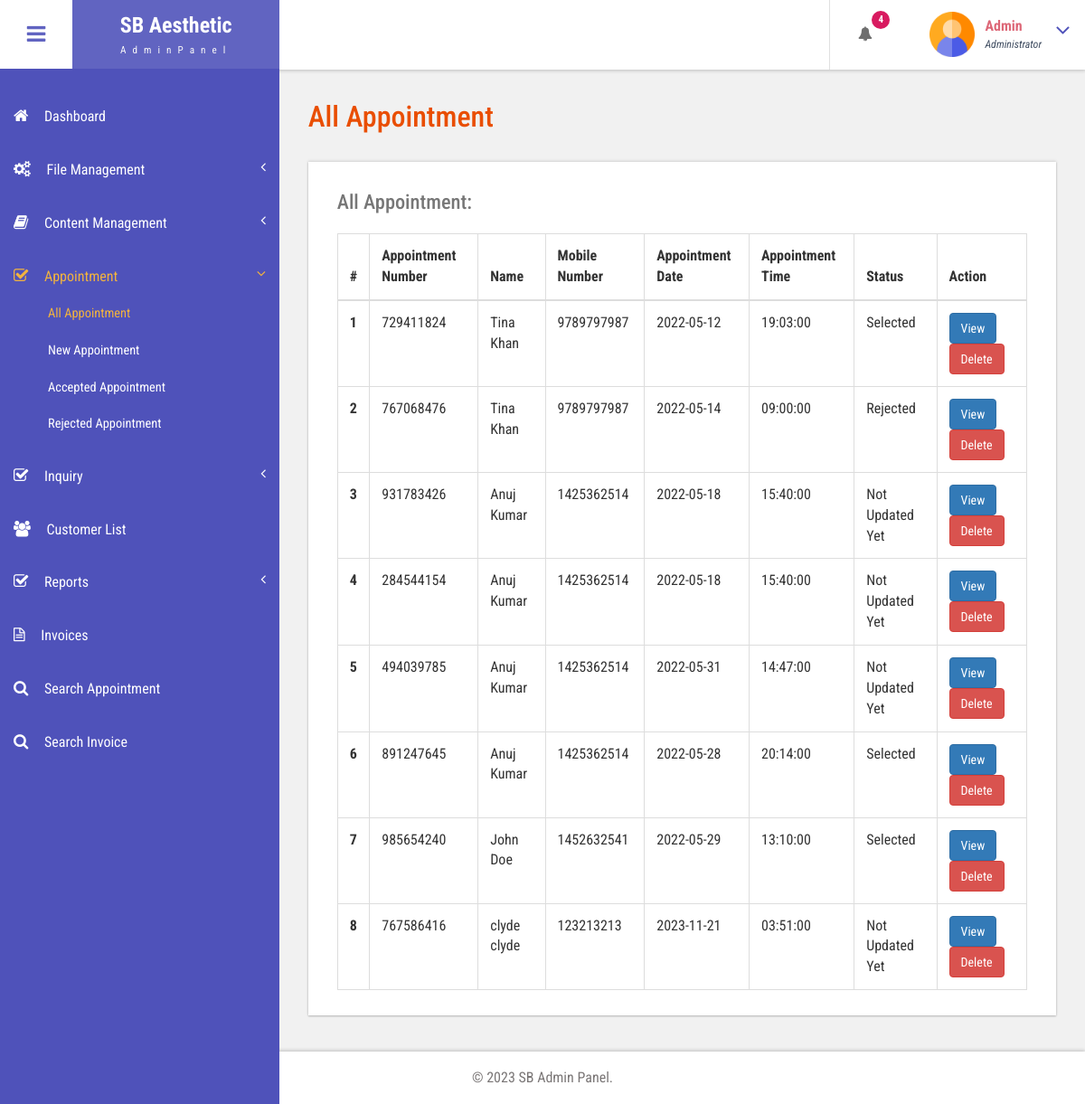
Page /admin/all-appointment.php (signed in) on the committed database.
### tables this page shows
CREATE TABLE `tblbook` (
  `ID` int(10) NOT NULL,
  `UserID` int(10) DEFAULT NULL,
  `AptNumber` int(10) DEFAULT NULL,
  `AptDate` date DEFAULT NULL,
  `AptTime` time DEFAULT NULL,
  `Message` mediumtext DEFAULT NULL,
  `BookingDate` timestamp NULL DEFAULT current_timestamp(),
  `Remark` varchar(250) DEFAULT NULL,
  `Status` varchar(250) DEFAULT NULL,
  `RemarkDate` timestamp NULL DEFAULT NULL ON UPDATE current_timestamp()
);

CREATE TABLE `tbluser` (
  `ID` int(10) NOT NULL,
  `FirstName` varchar(120) DEFAULT NULL,
  `LastName` varchar(250) DEFAULT NULL,
  `MobileNumber` bigint(10) DEFAULT NULL,
  `Email` varchar(120) DEFAULT NULL,
  `Password` varchar(120) DEFAULT NULL,
  `RegDate` timestamp NULL DEFAULT current_timestamp(),
  `status` varchar(255) NOT NULL
);

### admin/all-appointment.php (the view, shortened to what this page needs)
<?php
include('includes/dbconnection.php');
if (strlen($_SESSION['bpmsaid']==0)) {
  header('location:logout.php');
  } else{
  ?>
<!DOCTYPE HTML>
<html>
<head>
<link href="css/bootstrap.css" rel='stylesheet' type='text/css' />
<link href="css/style.css" rel='stylesheet' type='text/css' />
<link href="css/font-awesome.css" rel="stylesheet">
<link href="css/animate.css" rel="stylesheet" type="text/css" media="all">
<link href="css/custom.css" rel="stylesheet">
</head>
<body class="cbp-spmenu-push">
	<div class="main-content">
		 <?php include_once('includes/sidebar.php');?>
		 <?php include_once('includes/header.php');?>
		<div id="page-wrapper">
			<div class="main-page">
				<div class="tables">
					<h3 class="title1">All Appointment</h3>
					<div class="table-responsive bs-example widget-shadow">
						<h4>All Appointment:</h4>
						<table class="table table-bordered"> <thead> <tr> <th>#</th>
							<th> Appointment Number</th>
							<th>Name</th><th>Mobile Number</th>
							<th>Appointment Date</th>
							<th>Appointment Time</th>
							<th>Status</th>
							<th>Action</th> </tr> </thead> <tbody>
<?php
$ret=mysqli_query($con,"select tbluser.FirstName,tbluser.LastName,tbluser.Email,tbluser.MobileNumber,tblbook.ID as bid,tblbook.AptNumber,tblbook.AptDate,tblbook.AptTime,tblbook.Message,tblbook.BookingDate,tblbook.Status from tblbook join tbluser on tbluser.ID=tblbook.UserID");
$cnt=1;
while ($row=mysqli_fetch_array($ret)) {
?>
						 <tr> <th scope="row"><?php echo $cnt;?></th>
						 	<td><?php  echo $row['AptNumber'];?></td>
						 	<td><?php  echo $row['FirstName'];?> <?php  echo $row['LastName'];?></td>
						 	<td><?php  echo $row['MobileNumber'];?></td>
						 	<td><?php  echo $row['AptDate'];?></td>
						 	<td><?php  echo $row['AptTime'];?></td>
						 	<?php if($row['Status']==""){ ?>
                     <td class="font-w600"><?php echo "Not Updated Yet"; ?></td>
                     <?php } else { ?>
                      <td><?php  echo $row['Status'];?></td><?php } ?>
                                       <td><a href="view-appointment.php?viewid=<?php echo $row['bid'];?>" class="btn btn-primary">View</a>
<a href="all-appointment.php?delid=<?php echo $row['bid'];?>" class="btn btn-danger" onClick="return confirm('Are you sure you want to delete?')">Delete</a>
                                       	</td> </tr>   <?php
$cnt=$cnt+1;
}?></tbody> </table>
					</div>
				</div>
			</div>
		</div>
		 <?php include_once('includes/footer.php');?>
	</div>
</body>
</html>
<?php }  ?>

### admin/includes/header.php (shortened to what this page needs)
<div class="sticky-header header-section ">
      <div class="header-left">
        <button id="showLeftPush"><i class="fa fa-bars"></i></button>
        <div class="logo">
          <a href="index.html">
            <h1>SB Aesthetic</h1>
            <span>AdminPanel</span>
          </a>
        </div>
      </div>
      <div class="header-right">
        <div class="profile_details_left">
          <ul class="nofitications-dropdown">
            <?php
$ret1=mysqli_query($con,"select tbluser.FirstName,tbluser.LastName,tblbook.ID as bid,tblbook.AptNumber from tblbook join tbluser on tbluser.ID=tblbook.UserID where tblbook.Status is null");
$num=mysqli_num_rows($ret1);
?>
            <li class="dropdown head-dpdn">
              <a href="#" class="dropdown-toggle" data-toggle="dropdown" aria-expanded="false"><i class="fa fa-bell"></i><span class="badge blue"><?php echo $num;?></span></a>
            </li>
          </ul>
          <div class="clearfix"> </div>
        </div>
        <div class="profile_details">
        <?php
$adid=$_SESSION['bpmsaid'];
$ret=mysqli_query($con,"select AdminName from tbladmin where ID='$adid'");
$row=mysqli_fetch_array($ret);
$name=$row['AdminName'];
?>
          <ul>
            <li class="dropdown profile_details_drop">
              <a href="#" class="dropdown-toggle" data-toggle="dropdown" aria-expanded="false">
                <div class="profile_img">
                  <span class="prfil-img"><img src="images/admin.png" alt="" width="50" height="50"> </span>
                  <div class="user-name">
                    <p><?php echo $name; ?></p>
                    <span>Administrator</span>
                  </div>
                  <i class="fa fa-angle-down lnr"></i>
                  <div class="clearfix"></div>
                </div>
              </a>
            </li>
          </ul>
        </div>
      </div>
      <div class="clearfix"> </div>
    </div>

### admin/css/style.css (style rules this page uses)
h4, h5, h6, h1, h2, h3 { margin: 0; }
ul, ol { margin: 0; }
p { margin: 0; }
html, body { font-family: 'Roboto Condensed', sans-serif; font-size: 100%; overflow-x: hidden; background: #fff; }
body a { transition: 0.5s all ease; -webkit-transition: 0.5s all ease; -moz-transition: 0.5s all ease; -o-transition: 0.5s all ease; -ms-transition: 0.5s all ease; text-decoration:none; }
h1,h2,h3,h4,h5,h6 { margin:0; }
p { margin:0; }
ul,label { margin:0; padding:0; }
.main-content { position: relative; }
.sticky-header { position: fixed; top: 0; left:0px; width: 100%; z-index: 100; }
.header-section { background:#FFF; box-shadow: 1px 1px 4px rgba(0, 0, 0, 0.21); -webkit-box-shadow: 1px 1px 4px rgba(0, 0, 0, 0.21); -moz-box-shadow: 1px 1px 4px rgba(0, 0, 0, 0.21); -o-box-shadow: 1px 1px 4px rgba(0, 0, 0, 0.21); }
.header-section::after { clear: both; display: block; content: ''; }
.header-left { float: left; width: 45%; }
.header-right { float: right; }
button#showLeftPush { font-size: 1.5em; width: 80px; padding: 0.87em 0; text-align: center; cursor: pointer; float: left; color: #6F6F6F; -moz-transition: all 0.2s ease-out 0s; -webkit-transition: all 0.2s ease-out 0s; transition: all 0.2s ease-out 0s; border: none; background-color: #fff; outline:none; }
.cbp-spmenu-push { overflow-x: hidden; position: relative; }
.cbp-spmenu, .cbp-spmenu-push { -webkit-transition: all 0.3s ease; -moz-transition: all 0.3s ease; transition: all 0.3s ease; }
.cbp-spmenu-push div#page-wrapper { margin: 0 0 0 19.3em; transition:.5s all; -webkit-transition:.5s all; -moz-transition:.5s all; }
.fa { display: inline-block; font-family: FontAwesome; font-style: normal; font-weight: normal; line-height: 1; -webkit-font-smoothing: antialiased; -moz-osx-font-smoothing: grayscale; }
.logo { background: #6164C1; text-align: center; float: left; }
.logo a { padding: 0.9em 3.3em .7em; display: block; text-decoration: none; }
.logo a h1 { color: #fff; font-size: 1.5em; line-height: 1.2em; font-weight: 700; }
.logo a span { color: #F8F8F8; font-size: .7em; text-align: center; letter-spacing: 7px; }
.profile_details_left { float: left; }
li.dropdown.head-dpdn { display: inline-block; padding: 1.7em 0; border-left: 1px solid #E0E0E0; float: left; }
li.dropdown.head-dpdn a.dropdown-toggle { padding: 1.7em 2em; }
i.fa.fa-bell { color:#6F6F6F; }
.header-right span.badge { font-size: 11px; font-weight: bold; color: #FFF; background: #8BC34A; line-height: 15px; width: 20px; height: 20px; border-radius: 2em; -webkit-border-radius: 2em; -moz-border-radius: 2em; -o-border-radius: 2em; text-align: center; display: inline-block; position: absolute; top: 16%; padding: 2px 0 0; }
.header-right span.blue { background-color:#D81B60; }
.profile_details { float: right; }
.profile_details_drop a.dropdown-toggle { display:block; padding: 0.8em 3em 0 2em; }
.profile_img span.prfil-img { float:left; }
.user-name { float:left; margin-top:8px; margin-left:11px; height:35px; }
.profile_details ul li { list-style-type:none; position:relative; }
.profile_details li a i.fa.lnr { position: absolute; top: 34%; right: 8%; color: #4F52BA; font-size: 1.6em; }
.user-name p { font-size:1em; color:#DD6777; line-height:1em; font-weight:700; }
.user-name span { font-size: .75em; font-style: italic; color: #424f63; font-weight: normal; margin-top: .3em; }
.widget-shadow { background-color: #fff; box-shadow: 0 -1px 3px rgba(0,0,0,.12),0 1px 2px rgba(0,0,0,.24); -webkit-box-shadow: 0 -1px 3px rgba(0,0,0,.12),0 1px 2px rgba(0,0,0,.24); -moz-box-shadow: 0 -1px 3px rgba(0,0,0,.12),0 1px 2px rgba(0,0,0,.24); }
h3.title1 { font-size: 2em; color: #e94e02; margin-bottom: 0.8em; }
.table > thead > tr > th, .table > tbody > tr > th, .table > tfoot > tr > th, .table > thead > tr > td, .table > tbody > tr > td, .table > tfoot > tr > td { border-top: none; }
.tables h4 { font-size: 1.4em; margin-bottom: 1em; color: #777777; }
.tables .panel-body ,.tables .bs-example { padding: 2em 2em 0.5em; }
.tables .table > thead > tr > th, .tables .table > tbody > tr > th, .tables .table > tfoot > tr > th, .tables .table > thead > tr > td, .tables .table > tbody > tr > td, .tables .table > tfoot > tr > td { padding: 13px; border-top: 1px solid #E0E0E0; }
.bs-example { margin-top: 2em; }

### admin/css/custom.css (style rules this page uses)
#page-wrapper { padding:7em 2em 2.5em; background-color: #F1F1F1; }

### rows in the picture
tblbook: AptNumber "729411824", UserID.FirstName "Tina", UserID.LastName "Khan", UserID.MobileNumber "9789797987", AptDate "2022-05-12", AptTime "19:03:00", Status "Selected"
tblbook: AptNumber "767068476", UserID.FirstName "Tina", UserID.LastName "Khan", UserID.MobileNumber "9789797987", AptDate "2022-05-14", AptTime "09:00:00", Status "Rejected"
tblbook: AptNumber "931783426", UserID.FirstName "Anuj", UserID.LastName "Kumar", UserID.MobileNumber "1425362514", AptDate "2022-05-18", AptTime "15:40:00", shows "Not Updated Yet"
tblbook: AptNumber "284544154", UserID.FirstName "Anuj", UserID.LastName "Kumar", UserID.MobileNumber "1425362514", AptDate "2022-05-18", AptTime "15:40:00", shows "Not Updated Yet"
tblbook: AptNumber "494039785", UserID.FirstName "Anuj", UserID.LastName "Kumar", UserID.MobileNumber "1425362514", AptDate "2022-05-31", AptTime "14:47:00", shows "Not Updated Yet"
tblbook: AptNumber "891247645", UserID.FirstName "Anuj", UserID.LastName "Kumar", UserID.MobileNumber "1425362514", AptDate "2022-05-28", AptTime "20:14:00", Status "Selected"
tblbook: AptNumber "985654240", UserID.FirstName "John", UserID.LastName "Doe", UserID.MobileNumber "1452632541", AptDate "2022-05-29", AptTime "13:10:00", Status "Selected"
tblbook: AptNumber "767586416", UserID.FirstName "clyde", UserID.LastName "clyde", UserID.MobileNumber "123213213", AptDate "2023-11-21", AptTime "03:51:00", shows "Not Updated Yet"

### other values in the picture
$num "4"
$name "Admin"
